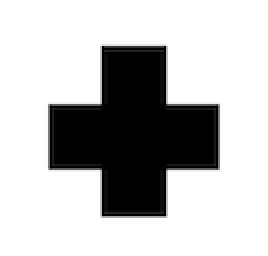
#> input picture scripts/vision/plus.png, 134 x 128 px (shown 2 times larger)
$ python plustest.py   (Python 2 division)
#> lines starting #> are read from the running program, lines starting #| are printed output that depends on the picture; after the words box and inside, x2 and y2 are one past the last pixel; in counts of white or black regions, pixels touching at a corner belong together; long printed decimals are rounded
import cv2
import numpy as np

filters_green = [np.array([60, 100, 100]), np.array([88, 255, 255])]  # Green

plus = cv2.imread("plus.png", 0)
#> plus is the input picture: shape (128, 134); min 0, max 255, mean 189
_,plus_binary = cv2.threshold(plus,127,255,cv2.THRESH_BINARY_INV)
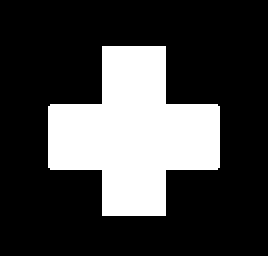
#> plus_binary: shape (128, 134) (shown 2 times larger); 26.2% white; 1 white region
contours_plus = cv2.findContours(plus_binary, cv2.RETR_TREE, cv2.CHAIN_APPROX_SIMPLE)[0]
#> contours_plus = 1 contour; box (x1, y1, x2, y2) and area: (24, 23, 110, 108) 4332

test = cv2.imread("green.jpg")
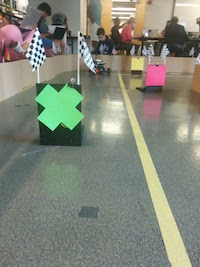
#> input picture scripts/vision/green.jpg, 200 x 267 px
#> test is the input picture: shape (267, 200, 3); mean B, G, R 121, 134.3, 130.3
print(test.shape)
#| (267, 200, 3)
test_hsv = cv2.cvtColor(test, cv2.COLOR_BGR2HSV)
#> test_hsv: shape (267, 200, 3); mean H, S, V 57, 40.6, 140
mask_green = cv2.inRange(test_hsv, filters_green[0], filters_green[1])
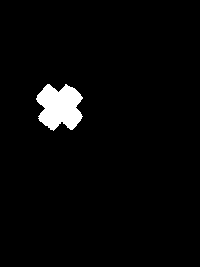
#> mask_green: shape (267, 200); 2.9% white; 1 white region
mask_green = cv2.GaussianBlur(mask_green, (3, 3), 0)
contours_green = cv2.findContours(mask_green, cv2.RETR_TREE, cv2.CHAIN_APPROX_SIMPLE)[0]
#> contours_green = 1 contour; box (x1, y1, x2, y2) and area: (35, 83, 84, 132) 1738

if(len(contours_green) != 0):
    index2 = 0
    #print(contours_green)
    for i in range(0, len(contours_green)):
        if(cv2.contourArea(contours_green[i]) > cv2.contourArea(contours_green[index2])):
            index2 = i
#> this loop made 1 pass
#> after the loop, index2 = 0
    the_one = contours_green[index2]
#> the_one = contour of 72 points, box (x1, y1, x2, y2) (35, 83, 84, 132), area 1738

    if(len(contours_plus) != 0):
        index = 0
        for i in range(0, len(contours_plus)):
            if(cv2.contourArea(contours_plus[i]) > cv2.contourArea(contours_plus[index])):
                index = i
#> after the loop, index = 0
        the_plus = contours_plus[index]
#> the_plus = contour of 20 points, box (x1, y1, x2, y2) (24, 23, 110, 108), area 4332
        ret = cv2.matchShapes(the_one, the_plus, 1, 0.0)
#> ret = 0.101
        print(ret)
#| 0.1006
	cv2.drawContours(test, [the_one], -1, (0, 255, 0), 1)
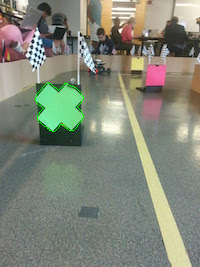
#> test: shape (267, 200, 3); 0.28% of pixels changed, all inside (x1, y1, x2, y2) = (35, 83, 84, 132)

cv2.imshow("img", test)
cv2.waitKey(0)
cv2.destroyAllWindows()
